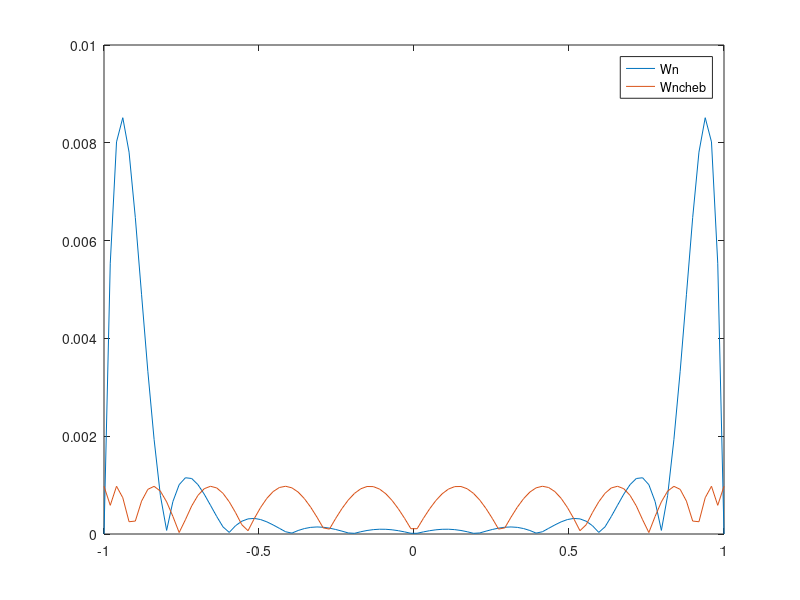

Recreate this plot in MATLAB.
close all
clear all
clc

a = -1;
b = 1;
n = 10;
x = linspace(a,b);
xi = linspace(a,b,n+1);
x_cheb = (a+b)/2-(b-a)/2*cos((2*[0:n]+1)/(2*n+2)*pi);

for i=1:length(x)
    Wn(i) = abs(prod(x(i)-xi));
    Wn_cheb(i) = abs(prod(x(i)-x_cheb));
end

plot(x,Wn);
hold on
plot(x,Wn_cheb);
legend("Wn","Wncheb")
